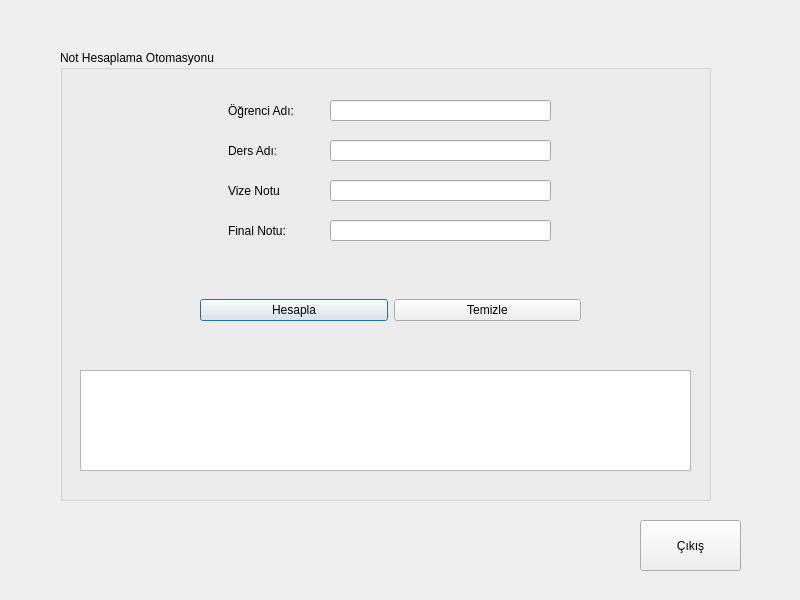
<?xml version="1.0" encoding="UTF-8"?>
<ui version="4.0">
 <class>Dialog</class>
 <widget class="QDialog" name="Dialog">
  <property name="geometry">
   <rect>
    <x>0</x>
    <y>0</y>
    <width>800</width>
    <height>600</height>
   </rect>
  </property>
  <property name="windowTitle">
   <string>Dialog</string>
  </property>
  <widget class="QGroupBox" name="groupBoxNotCalcature">
   <property name="geometry">
    <rect>
     <x>60</x>
     <y>50</y>
     <width>651</width>
     <height>451</height>
    </rect>
   </property>
   <property name="title">
    <string>Not Hesaplama Otomasyonu</string>
   </property>
   <widget class="QLabel" name="label">
    <property name="geometry">
     <rect>
      <x>168</x>
      <y>40</y>
      <width>91</width>
      <height>41</height>
     </rect>
    </property>
    <property name="text">
     <string>Öğrenci Adı:</string>
    </property>
   </widget>
   <widget class="QLabel" name="label_2">
    <property name="geometry">
     <rect>
      <x>168</x>
      <y>80</y>
      <width>91</width>
      <height>41</height>
     </rect>
    </property>
    <property name="text">
     <string>Ders Adı:</string>
    </property>
   </widget>
   <widget class="QLabel" name="label_3">
    <property name="geometry">
     <rect>
      <x>168</x>
      <y>120</y>
      <width>91</width>
      <height>41</height>
     </rect>
    </property>
    <property name="text">
     <string>Vize Notu</string>
    </property>
   </widget>
   <widget class="QLabel" name="label_4">
    <property name="geometry">
     <rect>
      <x>168</x>
      <y>160</y>
      <width>91</width>
      <height>41</height>
     </rect>
    </property>
    <property name="text">
     <string>Final Notu:</string>
    </property>
   </widget>
   <widget class="QLineEdit" name="lineEditStudentName">
    <property name="geometry">
     <rect>
      <x>270</x>
      <y>50</y>
      <width>221</width>
      <height>21</height>
     </rect>
    </property>
   </widget>
   <widget class="QLineEdit" name="lineEditLessionName">
    <property name="geometry">
     <rect>
      <x>270</x>
      <y>90</y>
      <width>221</width>
      <height>21</height>
     </rect>
    </property>
   </widget>
   <widget class="QLineEdit" name="lineEditVizeNote">
    <property name="geometry">
     <rect>
      <x>270</x>
      <y>130</y>
      <width>221</width>
      <height>21</height>
     </rect>
    </property>
   </widget>
   <widget class="QLineEdit" name="lineEditFinalNote">
    <property name="geometry">
     <rect>
      <x>270</x>
      <y>170</y>
      <width>221</width>
      <height>21</height>
     </rect>
    </property>
   </widget>
   <widget class="QTextBrowser" name="textBrowserResult">
    <property name="geometry">
     <rect>
      <x>20</x>
      <y>320</y>
      <width>611</width>
      <height>101</height>
     </rect>
    </property>
   </widget>
   <widget class="QWidget" name="">
    <property name="geometry">
     <rect>
      <x>140</x>
      <y>220</y>
      <width>381</width>
      <height>81</height>
     </rect>
    </property>
    <layout class="QHBoxLayout" name="horizontalLayout">
     <item>
      <widget class="QPushButton" name="btnCalcature">
       <property name="text">
        <string>Hesapla</string>
       </property>
      </widget>
     </item>
     <item>
      <widget class="QPushButton" name="btnClear">
       <property name="text">
        <string>Temizle</string>
       </property>
      </widget>
     </item>
    </layout>
   </widget>
  </widget>
  <widget class="QPushButton" name="btnExit">
   <property name="geometry">
    <rect>
     <x>640</x>
     <y>520</y>
     <width>101</width>
     <height>51</height>
    </rect>
   </property>
   <property name="text">
    <string>Çıkış</string>
   </property>
  </widget>
 </widget>
 <resources/>
 <connections>
  <connection>
   <sender>btnExit</sender>
   <signal>clicked()</signal>
   <receiver>Dialog</receiver>
   <slot>reject()</slot>
   <hints>
    <hint type="sourcelabel">
     <x>678</x>
     <y>551</y>
    </hint>
    <hint type="destinationlabel">
     <x>318</x>
     <y>574</y>
    </hint>
   </hints>
  </connection>
 </connections>
</ui>
